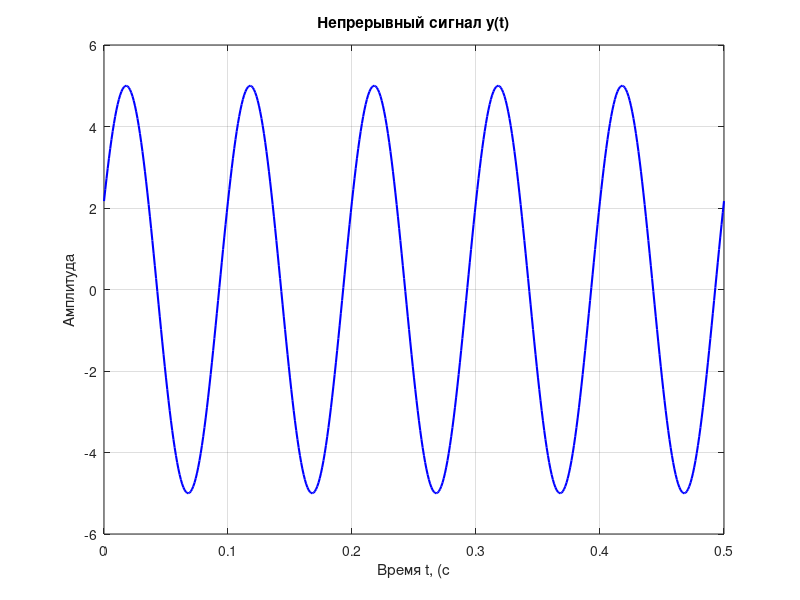

Reproduce this figure in MATLAB.
% Задание 1
% Параметры сигнала для варианта 24
f = 10; % частота сигнала, Гц
A = 5;  % амплитуда
phase = pi / 7; % начальная фаза

% Создание вектора времени с малым шагом для эмуляции непрерывности
t = 0:0.001:0.5; 

y = A * sin(2 * pi * f * t + phase);

figure;
plot(t, y, 'b', 'LineWidth', 1.5);
grid on;
title('Непрерывный сигнал y(t)');
xlabel('Время t, (с');
ylabel('Амплитуда');
